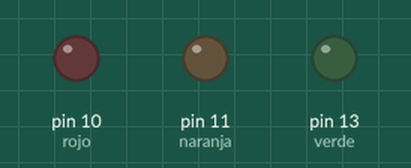
Simulated run of this sketch. Board: Arduino Uno, built with avr-gcc and run on an emulated ATmega328P. On the bench: output pins drawn as LEDs (lit = HIGH).

Above: at 0.6 s.
At 6.65 s:
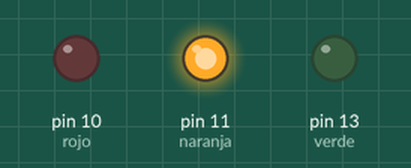
At 13.25 s:
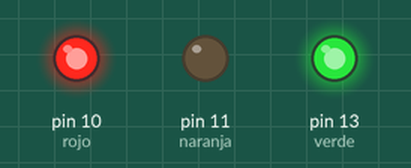
Timing chart, 0 to 14.3 s (numbered marks = the images above):
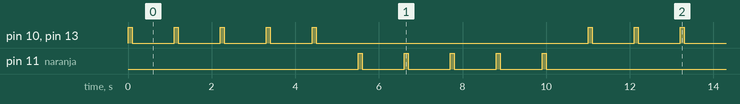

The sketch:

reto3.ino
```cpp
int verde=13;
int naranja=11;
int rojo=10;
void setup() {
  // put your setup code here, to run once:
  pinMode(verde,OUTPUT);
  pinMode(naranja,OUTPUT);
  pinMode(rojo,OUTPUT);
}

void loop() {

  for (int i=0; i<5 ;i++){
    digitalWrite(rojo,HIGH);
    digitalWrite(verde,HIGH);
    delay(100);
    digitalWrite(rojo,LOW);
    digitalWrite(verde,LOW);
    delay(1000);
  }
  for (int j=0; j<5 ;j++){
    digitalWrite(naranja,HIGH);
    delay(100);
    digitalWrite(naranja,LOW);
    delay(1000);
  }
}
```

Measured:
- by itself, pin 10 (rojo), pin 11 (naranja), pin 13 (verde): repeats every 11.0 s: 4 × (LOW 1.0 s, HIGH 0.10 s), LOW 6.5 s, HIGH 0.10 s
- by itself, everything shown: repeats every 11.0 s, in 20 steps
